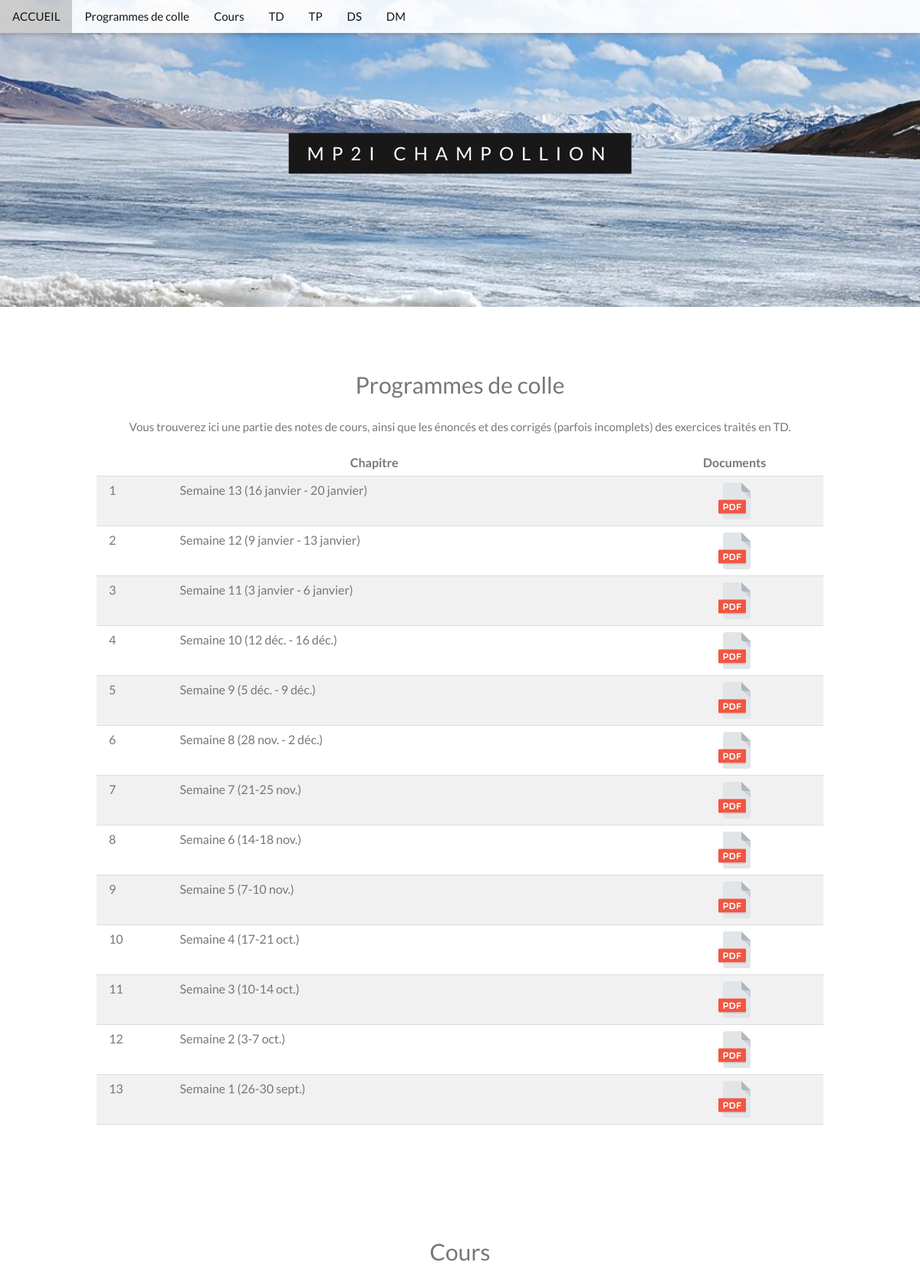
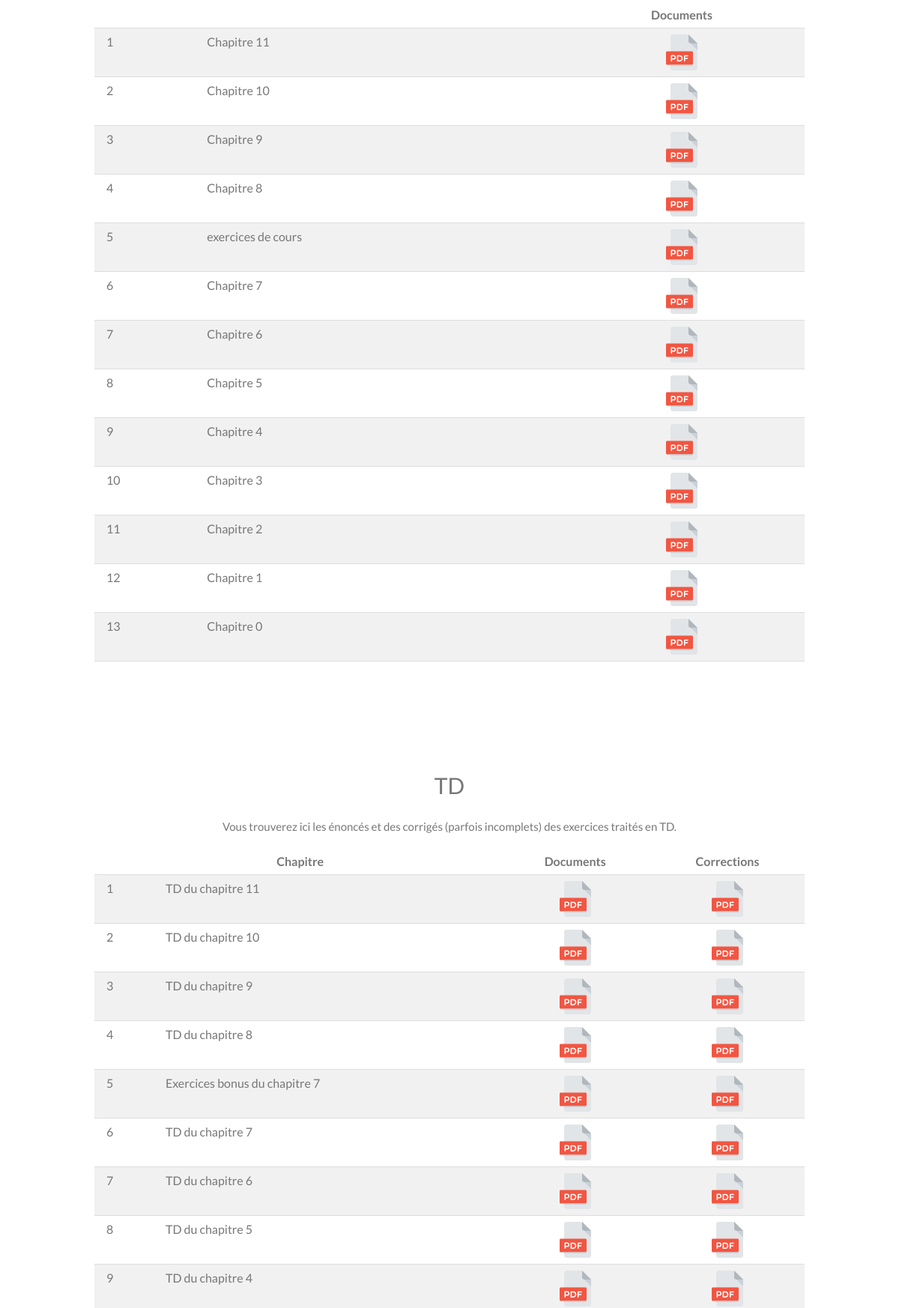
The page / (upper part) on the database its author committed (2 pictures, top to bottom).
### scrap/models.py (models this page shows, shortened)
class Categorie(models.Model):
    title = models.CharField(max_length=200)
    description = models.TextField(default=' ')
    libele = models.CharField(max_length=200, default='Nom')
    last_update = models.DateTimeField(blank=True, null=True)
    corrections = models.BooleanField(default=False)

class Document(models.Model):
    title = models.CharField(max_length=200)
    link = models.URLField(blank=True)
    categorie = models.ForeignKey(Categorie, null=True, on_delete=models.CASCADE)

### scrap/views.py (the view)
# urls.py: path('', views.accueil, name='accueil'),
def accueil(request):
    documents_by_category = {}
    categories = Categorie.objects.order_by('pk')
    for category in categories:
        correction = Document.objects.filter(categorie=category, title__icontains='correction')
        documents = Document.objects.filter(categorie=category).exclude(title__icontains='correction')
        documents_by_category[category] = itertools.zip_longest(documents,correction,fillvalue='N/A')
    return render(request, 'home.html', {'documents_by_category': documents_by_category})

### scrap/templates/home.html
{% extends 'base.html' %}
{% block content %}
{% for cat, documents in documents_by_category.items %}
<div class="w3-content w3-container w3-padding-64" id="{{ cat.title }}">
  <h2 class="w3-center">{{ cat.title }}</h2>
  <center> <p>{{ cat.description }}</p> </center>
  <table class="w3-table w3-striped w3-bordered">
    <tbody><tr>
      <th colspan="2" class="w3-center"> {{ cat.libele }}</th>
      <th style="text-align: center;"> Documents </th>
      {% if cat.corrections %}
      <th style="text-align: center;">Corrections</th>
      {% endif %}
    </tr>
    <tr>
      {% for doc,corr in documents %}
      <td>{{ forloop.counter }}</td>
      <td>{{ doc.title }}</td>
      <td style="vertical-align:middle; horizontal-align:middle; text-align: center;"><a href="https://physique.mp2i-champo.fr/{{ doc.link }}"><span class="icon-pdf"></span> </a></td>
      {% if cat.corrections %}
      {% if corr != 'N/A' %}
      <td style="vertical-align:middle; horizontal-align:middle; text-align: center;"><a href="https://physique.mp2i-champo.fr/{{ corr.link }}"><span class="icon-pdf"></span> </a></td>
      {% else %}
      <td style="vertical-align:middle; horizontal-align:middle; text-align: center;"><a href=""> </a></td>
      {% endif %}
      {% endif %}
    </tr>
      {% endfor %}
    </tbody>
  </table>
</div>
{% endfor %}
{% endblock %}

### scrap/templates/base.html (shortened to what this page needs)
{% load static %}
<head><title>La Physique en MP2I au lycée Champollion</title>
    <link rel="stylesheet" href="{% static 'css/w3.css' %}">
    <link rel="stylesheet" href="{% static 'css/custom.css' %}">
    <link rel="stylesheet" href="https://cdnjs.cloudflare.com/ajax/libs/font-awesome/4.7.0/css/font-awesome.min.css">
    </head>
<body>
    <div class="w3-top">
        <div class="w3-bar w3-card w3-animate-top w3-white" id="myNavbar" style="opacity: 0.9;">
          <a href="#home" class="w3-bar-item w3-button">ACCUEIL</a>
          {% for cat, documents in documents_by_category.items %}
          <a href="#{{ cat.title }}" class="w3-bar-item w3-button w3-hide-small">{{ cat.title }}</a>
          {% endfor %}
        </div>
      </div>
      <div class="bgimg-1 w3-display-container" id="home" style="opacity:0.9;display:block">
        <div class="w3-display-middle" style="white-space:nowrap;">
          <span class="w3-center w3-padding-large w3-black w3-xlarge w3-wide w3-animate-opacity">MP2I <span class="w3-hide-small">CHAMPOLLION</span><span class="w3-hide-large w3-hide-medium">CHAMPO</span></span>
        </div>
      </div>
{% block content %}
{% endblock %}
</body>

### scrap/static/css/w3.css (style rules this page uses)
*, *:before, *:after { box-sizing: inherit }
body { margin: 0 }
a { background-color: transparent }
html, body { font-family: Verdana, sans-serif; font-size: 15px; line-height: 1.5 }
h2 { font-size: 30px }
h1, h2, h3, h4, h5, h6 { font-family: "Segoe UI", Arial, sans-serif; font-weight: 400; margin: 10px 0 }
.w3-wide { letter-spacing: 4px }
a { color: inherit }
.w3-table, .w3-table-all { border-collapse: collapse; border-spacing: 0; width: 100%; display: table }
.w3-bordered tr, .w3-table-all tr { border-bottom: 1px solid #ddd }
.w3-striped tbody tr:nth-child(even) { background-color: #f1f1f1 }
.w3-table td, .w3-table th, .w3-table-all td, .w3-table-all th { padding: 8px 8px; display: table-cell; text-align: left; vertical-align: top }
.w3-table th:first-child, .w3-table td:first-child, .w3-table-all th:first-child, .w3-table-all td:first-child { padding-left: 16px }
.w3-btn, .w3-button { border: none; display: inline-block; padding: 8px 16px; vertical-align: middle; overflow: hidden; text-decoration: none; color: inherit; background-color: inherit; text-align: center; cursor: pointer; white-space: nowrap }
.w3-btn, .w3-button { -webkit-touch-callout: none; -webkit-user-select: none; -khtml-user-select: none; -moz-user-select: none; -ms-user-select: none; user-select: none }
.w3-tooltip, .w3-display-container { position: relative }
.w3-bar { width: 100%; overflow: hidden }
.w3-bar .w3-bar-item { padding: 8px 16px; float: left; width: auto; border: none; display: block; outline: 0 }
.w3-bar .w3-button { white-space: normal; }
.w3-container:after, .w3-container:before, .w3-panel:after, .w3-panel:before, .w3-row:after, .w3-row:before, .w3-row-padding:after, .w3-row-padding:before, .w3-cell-row:before, .w3-cell-row:after, .w3-clear:after, .w3-clear:before, .w3-bar:before, .w3-bar:after { content: ""; display: table; clear: both }
.w3-content, .w3-auto { margin-left: auto; margin-right: auto }
.w3-content { max-width: 980px }
.w3-top, .w3-bottom { position: fixed; width: 100%; z-index: 1 }
.w3-top { top: 0 }
.w3-display-middle { position: absolute; top: 50%; left: 50%; transform: translate(-50%, -50%); -ms-transform: translate(-50%, -50%) }
.w3-container, .w3-panel { padding: 0.01em 16px }
.w3-card, .w3-card-2 { box-shadow: 0 2px 5px 0 rgba(0, 0, 0, 0.16), 0 2px 10px 0 rgba(0, 0, 0, 0.12) }
.w3-animate-opacity { animation: opac 0.8s }
.w3-animate-top { position: relative; animation: animatetop 0.4s }
.w3-xlarge { font-size: 24px !important }
.w3-center { text-align: center !important }
.w3-padding-large { padding: 12px 24px !important }
.w3-padding-64 { padding-top: 64px !important; padding-bottom: 64px !important }
.w3-white, .w3-hover-white:hover { color: #000 !important; background-color: #fff !important }
.w3-black, .w3-hover-black:hover { color: #fff !important; background-color: #000 !important }

### scrap/static/css/custom.css (style rules this page uses)
.icon-pdf { background: url('/static/image/pdf.svg'); height: 48px; width: 48px; display: inline-block; vertical-align: middle; }
td { vertical-align: middle; }

### rows shown on the page
Categorie: title "Programmes de colle", description "Vous trouverez ici une partie des notes de cours, ainsi que les énoncés et des corrigés (parfois incomplets) des exercices traités en TD.", libele "Chapitre"
Categorie: title "Cours"
Categorie: title "TD", description "Vous trouverez ici les énoncés et des corrigés (parfois incomplets) des exercices traités en TD.", libele "Chapitre", corrections "Corrections"
Categorie: title "TP"
Categorie: title "DS"
Categorie: title "DM"
Document: title "Semaine 13 (16 janvier - 20 janvier)"
Document: title "Semaine 12 (9 janvier - 13 janvier)"
Document: title "Semaine 11 (3 janvier - 6 janvier)"
Document: title "Semaine 10 (12 déc. - 16 déc.)"
Document: title "Semaine 9 (5 déc. - 9 déc.)"
Document: title "Semaine 8 (28 nov. - 2 déc.)"
Document: title "Semaine 7 (21-25 nov.)"
Document: title "Semaine 6 (14-18 nov.)"
Document: title "Semaine 5 (7-10 nov.)"
Document: title "Semaine 4 (17-21 oct.)"
Document: title "Semaine 3 (10-14 oct.)"
Document: title "Semaine 2 (3-7 oct.)"
Document: title "Semaine 1 (26-30 sept.)"
Document: title "Chapitre 11"
Document: title "Chapitre 10"
Document: title "Chapitre 9"
Document: title "Chapitre 8"
Document: title "exercices de cours"
Document: title "Chapitre 7"
Document: title "Chapitre 6"
Document: title "Chapitre 5"
Document: title "Chapitre 4"
Document: title "Chapitre 3"
Document: title "Chapitre 2"
Document: title "Chapitre 1"
Document: title "Chapitre 0"
Document: title "TD du chapitre 11"
Document: title "TD du chapitre 10"
Document: title "TD du chapitre 9"
Document: title "TD du chapitre 8"
Document: title "Exercices bonus du chapitre 7"
Document: title "TD du chapitre 7"
Document: title "TD du chapitre 6"
Document: title "TD du chapitre 5"
Document: title "TD du chapitre 4"
